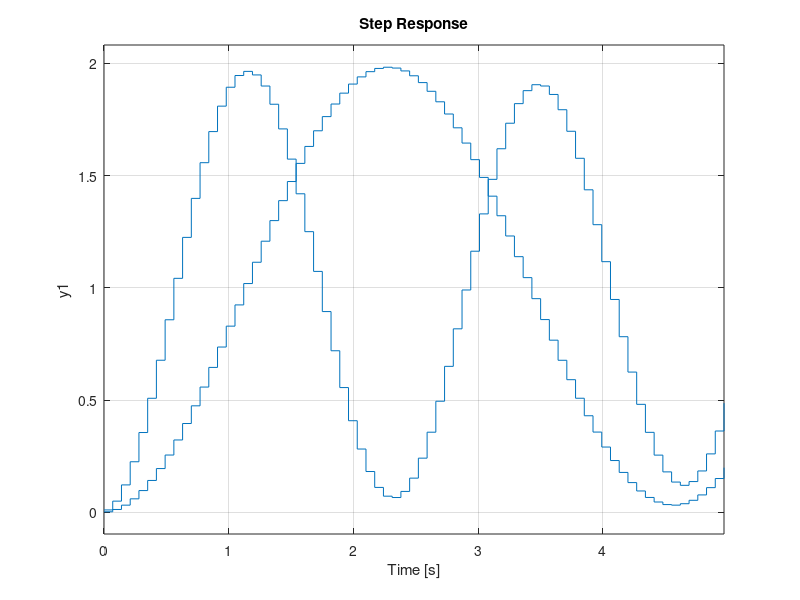

Source code (MATLAB): (Note: this script raises an error after producing the figure.)
clc
clear
close all

g = 9.8; % gravity
m = 1.1; % mass of the drone
b = 1.98E-7; % thrust coefficient
k = 7.78E-6; % air drag coefficient
L = 0.160; % distance from motor to center line
Ixx = 0.0116; % moment of inertia
Iyy = 0.0225;
Izz = 0.0121;
Tf = 0;
Ts = 0.07;

% phi theta psi phi_d theta_d psi_d
% U1 U2 U3
A = zeros(6,6);
B = zeros(6,3);
C = eye(6);

A(1,4) = 1;
A(2,5) = 1;
A(3,6) = 1;

B(4,1) = L*b/Ixx;
B(5,2) = L*b/Iyy;
B(6,3) = 1*k/Izz;

sys = ss(A,B,C,0);
sysd = c2d(sys,Ts);

Control = rank(ctrb(sys));
Observe = rank(obsv(sys));

drone = tf(sysd);

K = 935000;
Ti = 14.755;
Td = 1.8;

KpRoll = K;
KiRoll = K/Ti;
KdRoll = K*Td;

KpPitch = KpRoll*0.5;
KiPitch = KiRoll*0.5;
KdPitch = KdRoll*0.5;

KpYaw = 0;
KiYaw = 0;
KdYaw = 0;

pidRoll = pid(KpRoll,KiRoll,KdRoll,Tf,Ts);
pidPitch = pid(KpPitch,KiPitch,KdPitch,Tf,Ts);
pidYaw = pid(KpYaw,KiYaw,KdYaw,Tf,Ts);

tfRoll = feedback(pidRoll*drone(1,1),1);
tfPitch = feedback(pidPitch*drone(2,2),1);
tfYaw = feedback(pidYaw*drone(3,3),1);

t = 0:Ts:5;

figure
step(tfRoll,t)
hold on
step(tfPitch,t)
hold on
step(tfYaw)
grid on
legend('R','P','Y')

[numX,denX] = tfdata(drone(1,1),'v');
[numY,denY] = tfdata(drone(2,2),'v');
[numZ,denZ] = tfdata(drone(3,3),'v');
